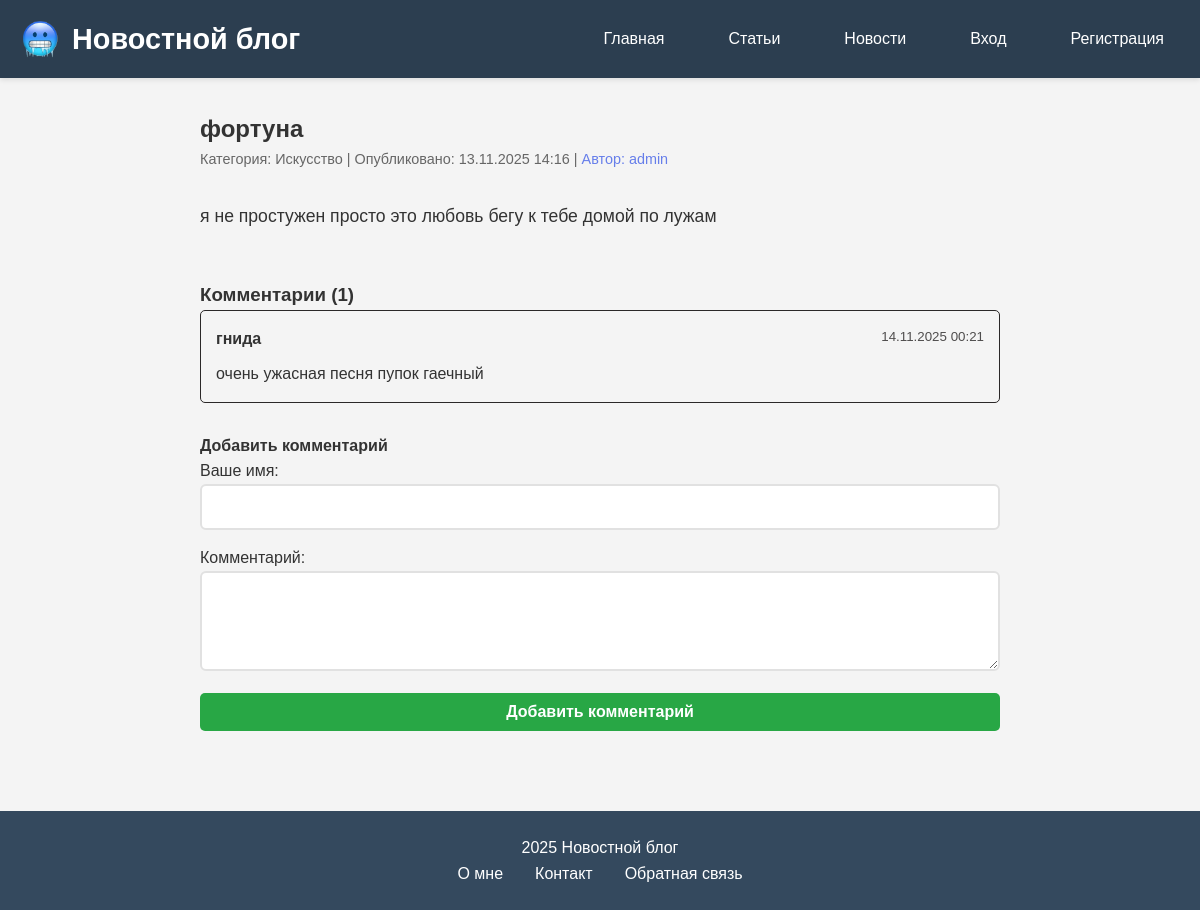
Page /article/11/ on the earlier database version.
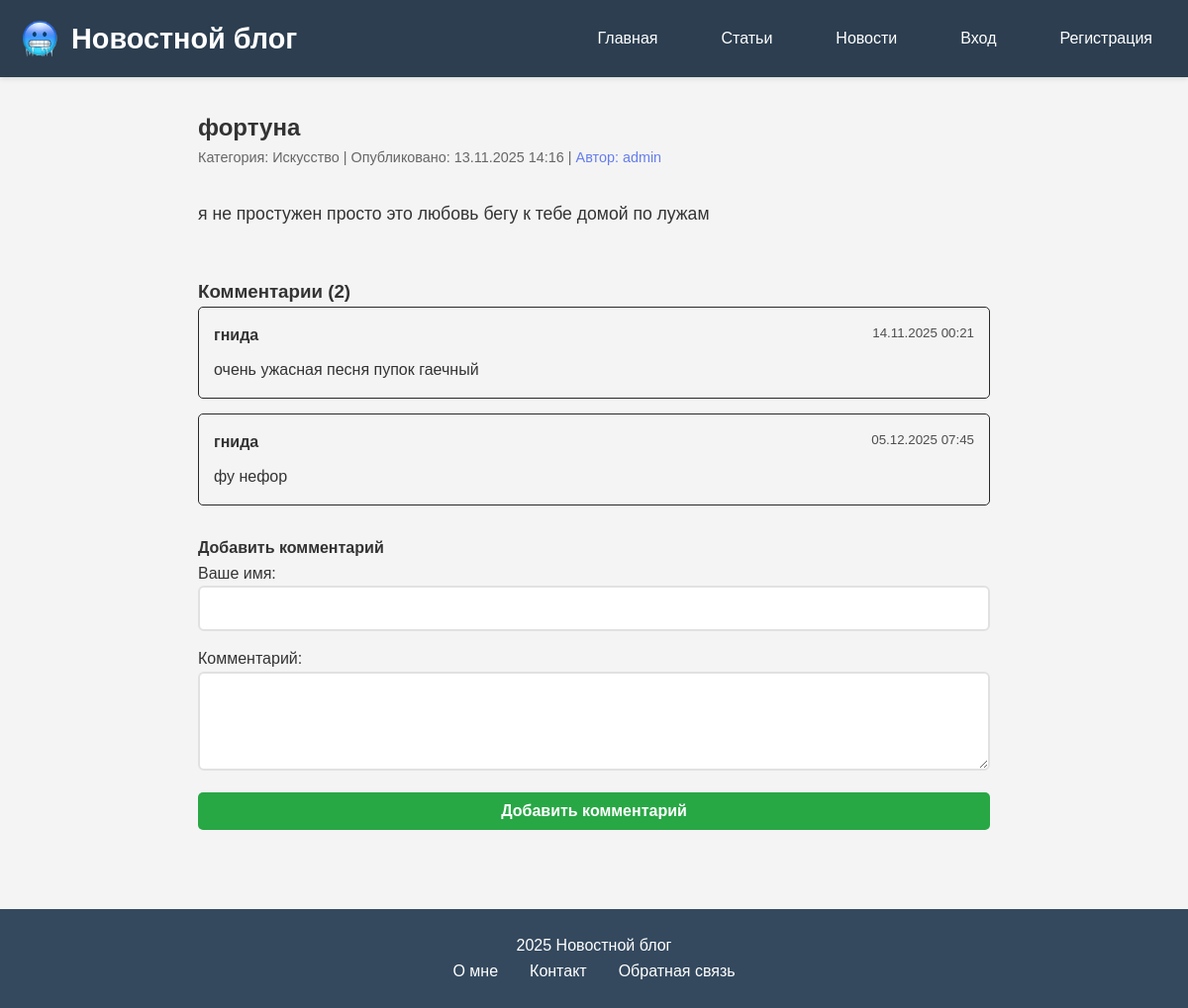
Same page on the later database version.
### main/models.py (models this page shows, shortened)
class Article(models.Model):
    CATEGORY_CHOICES = [
        ('technology', 'Технологии'),
        ('science', 'Наука'),
        ('art', 'Искусство'),
        ('sports', 'Спорт'),
        ('general', 'Общее'),
    ]
    title = models.CharField(max_length=200)
    text = models.TextField()
    created_date = models.DateTimeField(default=timezone.now)
    user = models.ForeignKey(User, on_delete=models.CASCADE, related_name='articles')
    category = models.CharField(
        max_length=50,
        choices=CATEGORY_CHOICES,
        default='general'
    )

class Comment(models.Model):
    text = models.TextField()
    date = models.DateTimeField(default=timezone.now)
    article = models.ForeignKey(Article, on_delete=models.CASCADE, related_name='comments')
    author_name = models.CharField(max_length=100)

### main/views.py (the view)
# urls.py: path('article/<int:id>/', views.article_detail, name='article_detail'),
def article_detail(request, id):
    article = get_object_or_404(Article, id=id)
    comments = article.comments.all()
    if request.method == 'POST':
        form = CommentForm(request.POST)
        if form.is_valid():
            comment = form.save(commit=False)
            comment.article = article
            comment.save()
            return redirect('article_detail', id=id)
    else:
        form = CommentForm()
    return render(request, 'main/article_detail.html', {
        'article': article,
        'comments': comments,
        'form': form
    })

### main/forms.py
class CommentForm(forms.ModelForm):
    class Meta:
        model = Comment
        fields = ['author_name', 'text']
        widgets = {
            'author_name': forms.TextInput(attrs={'class': 'form-control'}),
            'text': forms.Textarea(attrs={'class': 'form-control', 'rows': 4}),
        }

### main/templates/main/article_detail.html (shortened to what this page needs)
{% extends "main/base.html" %}
{% load static %}
{% block content %}
<article style="max-width: 800px; margin: 0 auto;">
    <div class="article-header" style="margin-bottom: 30px;">
        <h1>{{ article.title }}</h1>
        <div class="article-meta" style="color: #666; font-size: 0.9em;">
            <span class="article-category">Категория: {{ article.get_category_display }}</span> |
            <span class="article-date">Опубликовано: {{ article.created_date|date:"d.m.Y H:i" }}</span> |
            <span class="article-author"> Автор: <a href="{% url 'author_articles' article.user.id %}" style="color: #667eea; text-decoration: none;">
                {{ article.user.username }} </a>
            </span>
        </div>
    </div>
    <div style="line-height: 1.6; font-size: 1.1em;">
        {{ article.text|linebreaks }}
    </div>
</article>
<div style="max-width: 800px; margin: 50px auto 0;">
    <h3>Комментарии ({{ comments.count }})</h3>
    {% for comment in comments %}
    <div class="comment" style="border: 1px solid #2b2828ff; padding: 15px; margin-bottom: 15px; border-radius: 5px;">
        <div class="comment-header" style="display: flex; justify-content: space-between; margin-bottom: 10px;">
            <strong>{{ comment.author_name }}</strong>
            <small style="color: #4f4d4dff;">{{ comment.date|date:"d.m.Y H:i" }}</small>
        </div>
        <div>
            {{ comment.text|linebreaks }}
        </div>
    </div>
    {% empty %}
    <p style="text-align: center; color: #666; padding: 20px;">Пока нет комментариев. Будьте первым!</p>
    {% endfor %}
    <div style="margin-top: 30px;">
        <h4>Добавить комментарий</h4>
        <form method="post">
            <div style="margin-bottom: 15px;">
                <label for="{{ form.author_name.id_for_label }}">Ваше имя:</label>
                {{ form.author_name }}
            </div>
            <div style="margin-bottom: 15px;">
                <label for="{{ form.text.id_for_label }}">Комментарий:</label>
                {{ form.text }}
            </div>
            <button type="submit" class="btn-submit">Добавить комментарий</button>
        </form>
    </div>
</div>
{% endblock %}

### main/templates/main/base.html (shortened to what this page needs)
<!DOCTYPE html>
<html lang="ru">
<head>
    {% load static %}
    <link rel="stylesheet" href="{% static 'main/css/style.css' %}">
</head>
<body>
    <header class="header">
        <div class="container">
            <div class="logo">
                <h1>
                    <a href="{% url 'index' %}" class="logo-link">
                        <img src="{% static 'main/images/logo.png' %}" alt="Логотип" class="logo-img">
                        <span class="logo-text">Новостной блог</span>
                    </a>
                </h1>
            </div>
            <nav class="nav">
                <ul class="nav-list">
                    <li><a href="{% url 'index' %}">Главная</a></li>
                    <li><a href="{% url 'articles_list' %}">Статьи</a></li>
                    <li><a href="{% url 'news_list' %}">Новости</a></li>
                    {% if user.is_authenticated %}
                        <li><a href="{% url 'create_article' %}">Создать статью</a></li>
                        <li>
                            <a href="{% url 'logout' %}" class="btn-logout">Выход</a>
                        </li>
                    {% else %}
                        <li><a href="{% url 'login' %}">Вход</a></li>
                        <li><a href="{% url 'register' %}">Регистрация</a></li>
                    {% endif %}
                </ul>
            </nav>
        </div>
    </header>
    <main class="main">
        <div class="container">
            {% block content %}
            {% endblock %}
        </div>
    </main>
    <footer class="footer">
        <div class="container">
            <p>2025 Новостной блог</p>
            <nav class="nav">
                <ul class="nav-list" style = "justify-content: center; gap: 0rem;">
                    <li><a href="{% url 'about' %}">О мне</a></li>
                    <li><a href="{% url 'contact' %}">Контакт</a></li>
                    <li><a href="{% url 'feedback' %}">Обратная связь</a></li>
                </ul>
            </nav>
        </div>
    </footer>
</body>
</html>

### main/static/main/css/style.css (style rules this page uses)
* { margin: 0; padding: 0; box-sizing: border-box; }
body { font-family: 'Arial', sans-serif; line-height: 1.6; color: #333; background-color: #f4f4f4; }
.container { max-width: 1200px; margin: 0 auto; padding: 0 20px; }
.header { background-color: #2c3e50; color: white; padding: 1rem 0; box-shadow: 0 2px 5px rgba(0,0,0,0.1); }
.header .container { display: flex; justify-content: space-between; align-items: center; }
.logo h1 { font-size: 1.8rem; }
.logo a { color: white; text-decoration: none; }
.logo-link { display: flex; align-items: center; gap: 12px; text-decoration: none; color: white; }
.logo-img { width: 40px; height: 40px; object-fit: contain; }
.logo-text { font-size: 1.8rem; font-weight: bold; }
.nav { flex-shrink: 0; }
.nav-list { display: flex; list-style: none; gap: 2rem; flex-shrink: 0; }
.nav-list a { color: white; text-decoration: none; padding: 0.5rem 1rem; border-radius: 4px; transition: background-color 0.3s; }
.main { min-height: calc(100vh - 140px); padding: 2rem 0; }
.footer { background-color: #34495e; color: white; text-align: center; padding: 1.5rem 0; margin-top: 3rem; }
.form-control { width: 100%; padding: 12px; border: 2px solid #e1e1e1; border-radius: 6px; font-size: 16px; transition: border-color 0.3s ease; }
.btn-submit { background: linear-gradient(135deg, #667eea 0%, #764ba2 100%); color: white; border: none; padding: 15px 30px; border-radius: 6px; font-size: 16px; font-weight: 600; cursor: pointer; transition: all 0.3s ease; width: 100%; }
.article-author { color: #667eea; font-weight: 500; }
.btn-submit { background: #28a745; color: white; padding: 10px 20px; border-radius: 5px; cursor: pointer; }

Differences in the rows shown:
computed for Article "фортуна": count "1" → "2"
added Comment: author_name "гнида", date "05.12.2025 07:45", text "фу нефор"
